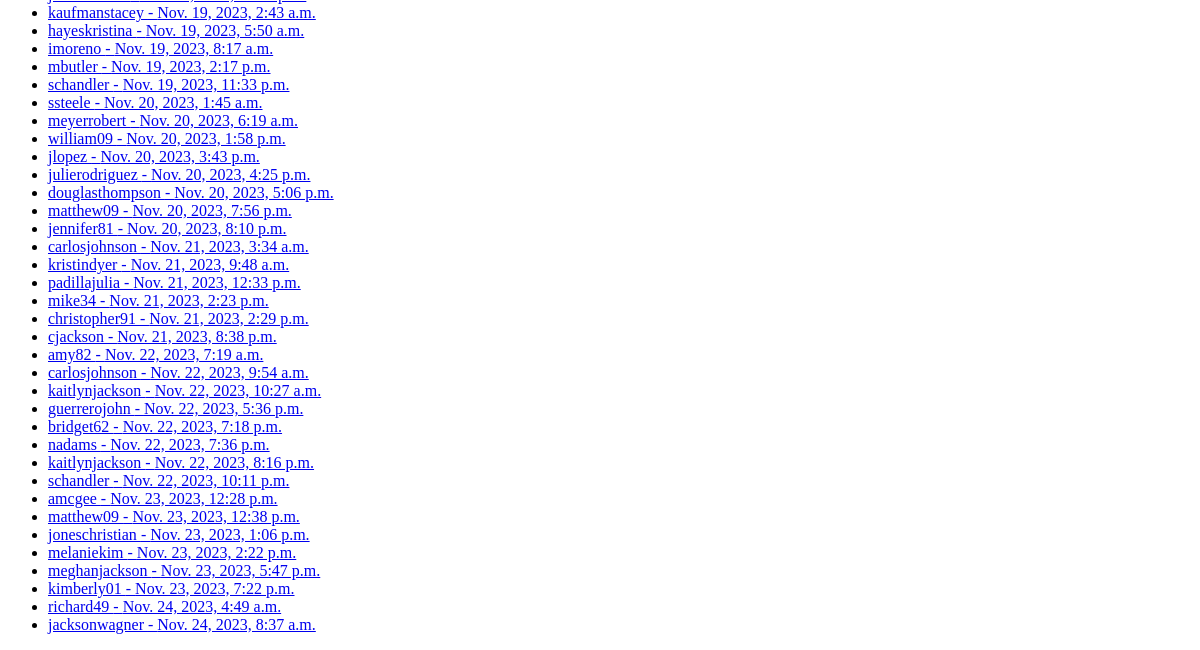
The app's page /posts/ (lower part), older data.
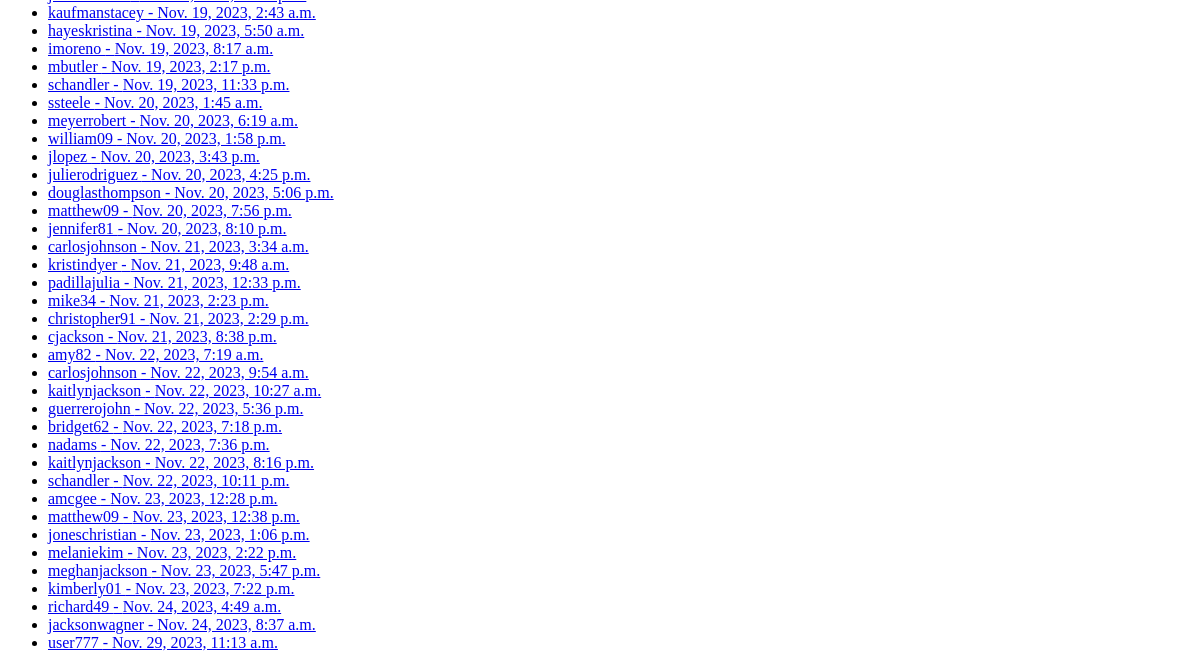
The same page, newer data.
### social_app/models.py (models this page shows, shortened)
class Post(models.Model):
    user = models.ForeignKey(User,on_delete=models.CASCADE)
    post = models.TextField()
    created_at = models.DateTimeField(default=timezone.now)
    PUBLIC = 'public'
    PRIVATE = 'private'
    VISIBILITY_CHOICES = [
        (PUBLIC, 'Public'),
        (PRIVATE, 'Private'),
    ]
    visibility = models.CharField(max_length=10, choices=VISIBILITY_CHOICES, default=PUBLIC)
    class Meta :
        ordering =['created_at']
        verbose_name = 'user post'

class User(models.Model):
    username = models.CharField(max_length=50,unique=True,validators=[validate_bad_words,validators.validate_slug])
    email = models.EmailField(unique=True,validators=[valide_email,validators.EmailValidator(message='enter a valid email')])
    bio = models.TextField(blank=True,validators=[validate_bad_words])
    joined_at = models.DateTimeField(default=timezone.now)
    age = models.PositiveIntegerField(null=True,validators=[validate_age])
    class Meta:
        ordering = ['-joined_at','username']
        constraints = [models.UniqueConstraint(fields=['username','email'],name='unique email/username')]
        db_table = 'users table'
        verbose_name = 'users from the app'

### social_app/views.py (the view)
# urls.py: path('posts/',post_list,name='post_list'),
def post_list(request):
    posts = Post.objects.all()
    return render(request, 'social_app/post_list.html', {'posts': posts})

### social_app/templates/social_app/post_list.html (shortened to what this page needs)
<!DOCTYPE html>
<html lang="en">
<head>
</head>
<body>
    <ul>
        {% for post in posts %}
        <li><a href="{% url 'post_detail' post_id=post.id %}">{{ post.user.username }} - {{ post.created_at }}</a></li>
        {% endfor %}
    </ul>
</body>
</html>

Row changes from the older to the newer data that the page shows:
added Post: user.username "user777", created_at "Nov. 29, 2023, 11:13 a.m."
